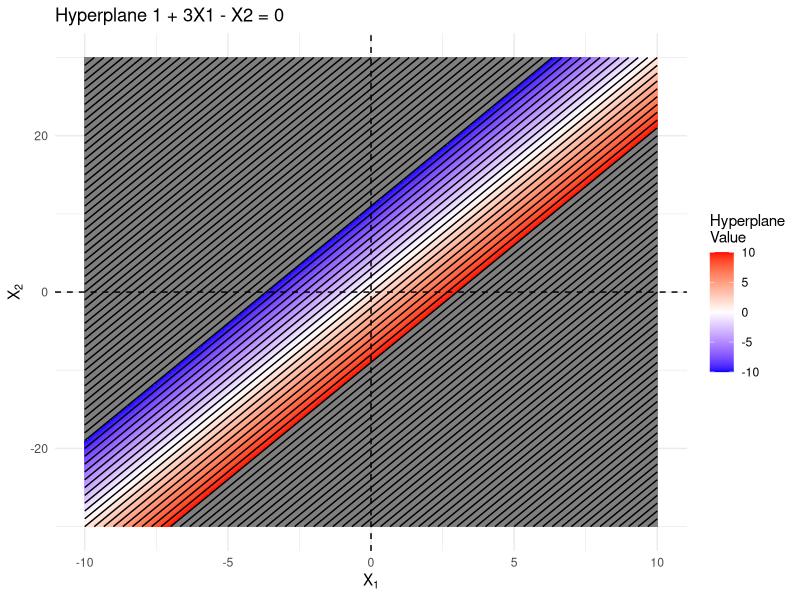
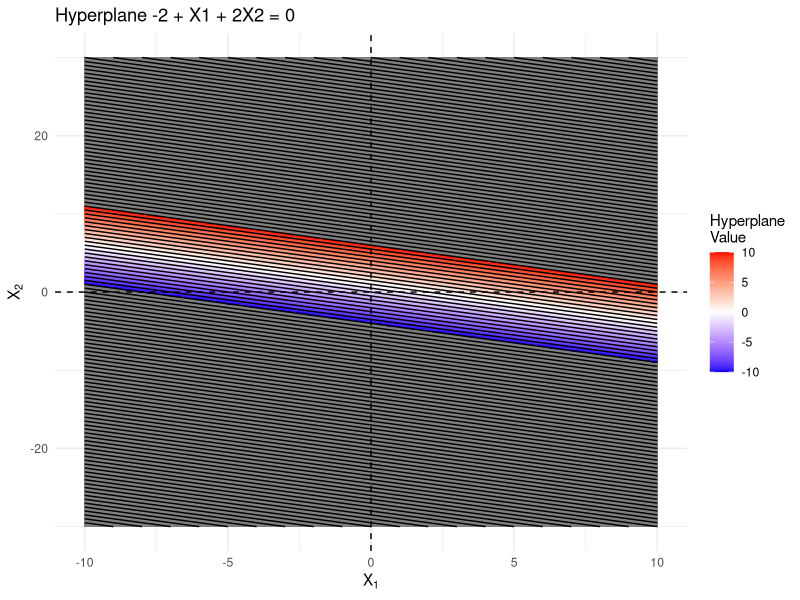
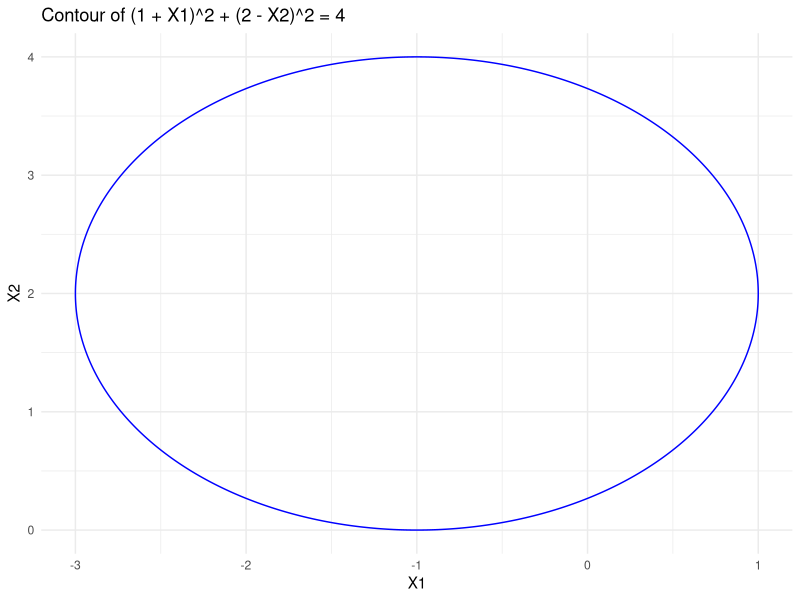

Generate these figures, in order, with R:
## ---- chunk 1
library(ggplot2)

# Define the range for X1 and X2
x1_range <- seq(-10, 10, length.out = 300)
x2_range <- seq(-30, 30, length.out = 300)

# Create a grid of X1, X2 values
grid <- expand.grid(X1 = x1_range, X2 = x2_range)

# Calculate 1 + 3X1 - X2
grid$hyperplane_value <- with(grid, 1 + 3 * X1 - X2)

# Base plot with points colored based on the hyperplane value
ggplot(grid, aes(x = X1, y = X2, fill = hyperplane_value)) +
  geom_tile() + # Use geom_tile to color areas based on hyperplane_value
  scale_fill_gradient2(low = "blue", high = "red", mid = "white", 
                       midpoint = 0, limit = c(-10, 10), space = "Lab", 
                       name="Hyperplane\nValue") +
  geom_contour(aes(z = hyperplane_value), binwidth = 1, colour = "black") +
  geom_hline(yintercept = 0, linetype = "dashed") +
  geom_vline(xintercept = 0, linetype = "dashed") +
  labs(title = "Hyperplane 1 + 3X1 - X2 = 0",
       x = expression(X[1]),
       y = expression(X[2])) +
  theme_minimal() 
## ---- chunk 2
library(ggplot2)

# Define the range for X1 and X2
x1_range <- seq(-10, 10, length.out = 300)
x2_range <- seq(-30, 30, length.out = 300)

# Create a grid of X1, X2 values
grid <- expand.grid(X1 = x1_range, X2 = x2_range)

# Calculate 1 + 3X1 - X2
grid$hyperplane_value <- with(grid, -2 + X1 + 2 * X2)

# Base plot with points colored based on the hyperplane value
ggplot(grid, aes(x = X1, y = X2, fill = hyperplane_value)) +
  geom_tile() + # Use geom_tile to color areas based on hyperplane_value
  scale_fill_gradient2(low = "blue", high = "red", mid = "white", 
                       midpoint = 0, limit = c(-10, 10), space = "Lab", 
                       name="Hyperplane\nValue") +
  geom_contour(aes(z = hyperplane_value), binwidth = 1, colour = "black") +
  geom_hline(yintercept = 0, linetype = "dashed") +
  geom_vline(xintercept = 0, linetype = "dashed") +
  labs(title = "Hyperplane -2 + X1 + 2X2 = 0",
       x = expression(X[1]),
       y = expression(X[2])) +
  theme_minimal() 
## ---- chunk 3
library(ggplot2)

# Function to calculate the circle's radius squared
radius_squared <- function(x, y) {
  (1 + x)^2 + (2 - y)^2
}

# Define the range for X1 and X2 and create a data frame
x_range <- seq(-4, 2, length.out = 300)
y_range <- seq(0, 4, length.out = 300)
df <- expand.grid(X1 = x_range, X2 = y_range)

# Calculate the Z values (the radius squared for each point)
df$Z <- mapply(radius_squared, df$X1, df$X2)

# Plot the contour
ggplot(df, aes(X1, X2, z = Z)) +
  stat_contour(breaks = 4, colour = "blue") +
  scale_x_continuous(name = "X1") +
  scale_y_continuous(name = "X2") +
  ggtitle("Contour of (1 + X1)^2 + (2 - X2)^2 = 4") +
  theme_minimal()
